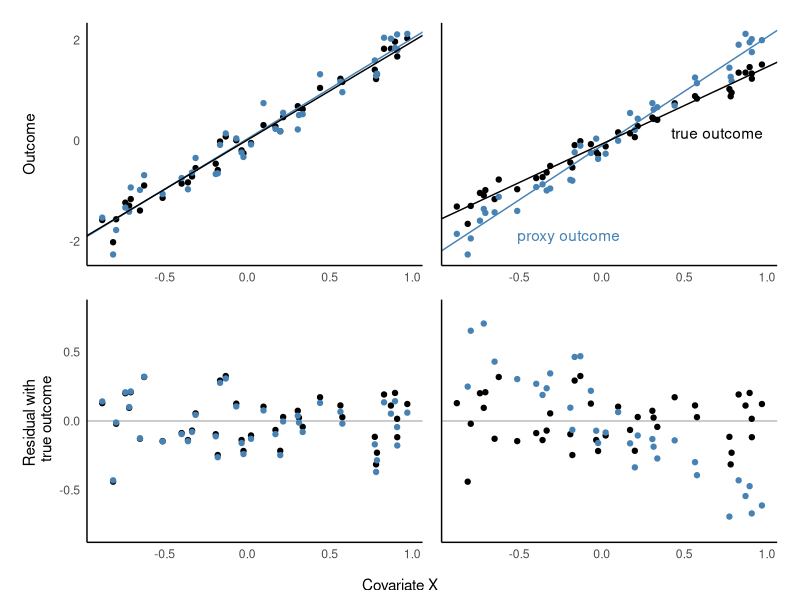

The R script that drew this image:
## ---- chunk 1
library(ggplot2)
## ---- chunk 2
set.seed(123)
n <- 40
epsilon <- rnorm(n, 0, 0.2)
X <- runif(n, -1, 1)
beta <- 2
U <- beta * X + epsilon
Y <- beta * X + epsilon +  rnorm(n, 0, 0.2)
data_reg <- data.frame(Y = Y, U = U, X = X)
mod_true <- lm(U ~ X, data = data_reg)
mod_proxy <- lm(Y ~ X, data = data_reg)

Y2 <- beta * X + (epsilon + rnorm(n, 0, 0.2) + 0.8 * X)
mod_proxy2 <- lm(Y2 ~ X, data = data_reg)
data <-
  data.frame(X = c(X, X),
             Y = c(U, Y),
             label = as.factor(c(rep("t", n), rep("p", n))))
data2 <-
  data.frame(X = c(X, X),
             Y = c(U, Y2),
             label = as.factor(c(rep("t", n), rep("p", n))))
data3 <-
  data.frame(
    X = c(X, X),
    Y = c(U - predict(mod_true, data_reg), U - predict(mod_proxy, data_reg)),
    label = as.factor(c(rep("t", n), rep("p", n)))
  )
data4 <-
  data.frame(
    X = c(X, X),
    Y = c(
      U - predict(mod_true, data_reg),
      U - predict(mod_proxy2, data_reg)
    ),
    label = as.factor(c(rep("t", n), rep("p", n)))
  )

## ---- chunk 3
plot1 <- ggplot() +
  geom_point(data = data, aes(x = X, y = Y, col = label)) +
  scale_colour_manual(values = c("steelblue", "black")) +
  geom_abline(
    intercept = mod_proxy$coefficients[1],
    slope = mod_proxy$coefficients[2],
    color = "steelblue"
  ) +
  geom_abline(
    intercept = mod_true$coefficients[1],
    slope = mod_true$coefficients[2],
    color = "black"
  ) +
  scale_y_continuous(breaks = c(-2, 0, 2)) +
  theme_minimal() +
  theme(
    legend.title = element_blank(),
    legend.position = "none",
    axis.title.x = element_blank(),
    panel.grid.major = element_blank(),
    panel.grid.minor = element_blank(),
    panel.background = element_blank(),
    axis.line = element_line(colour = "black")
  ) +
  ylab("Outcome")

library(patchwork)
plot2 <- ggplot() +
  geom_point(data = data2, aes(x = X, y = Y, col = label)) +
  scale_colour_manual(values = c("steelblue", "black")) +
  geom_abline(
    intercept = mod_proxy2$coefficients[1],
    slope = mod_proxy2$coefficients[2],
    color = "steelblue"
  ) +
  geom_abline(
    intercept = mod_true$coefficients[1],
    slope = mod_true$coefficients[2],
    color = "black"
  ) +
  theme_minimal() +
  theme(
    legend.title = element_blank(),
    legend.position = "none",
    axis.title.y = element_blank(),
    axis.title.x = element_blank(),
    axis.ticks.y = element_blank(),
    axis.text.y = element_blank(),
    panel.grid.major = element_blank(),
    panel.grid.minor = element_blank(),
    panel.background = element_blank(),
    axis.line = element_line(colour = "black")
  ) +
  annotate(
    geom = "text",
    x = -0.2,
    y = -2.3,
    label = "proxy outcome",
    col = "steelblue"
  ) +
  annotate(
    geom = "text",
    x = 0.7,
    y = 0.3,
    label = "true outcome",
    col = "black"
  )

plot3 <- ggplot() +
  geom_abline(intercept = 0,
              slope = 0,
              color = "grey") +
  geom_point(data = data3, aes(x = X, y = Y, col = label)) +
  scale_colour_manual(values = c("steelblue", "black")) +
  scale_y_continuous(breaks = c(-.5, 0, .5), limits = c(-0.8, 0.8)) +
  theme_minimal() +
  theme(
    legend.title = element_blank(),
    legend.position = "none",
    axis.title.x = element_blank(),
    panel.grid.major = element_blank(),
    panel.grid.minor = element_blank(),
    panel.background = element_blank(),
    axis.line = element_line(colour = "black")
  ) +
  ylab("Residual with \n true outcome")

plot4 <- ggplot() +
  geom_abline(intercept = 0,
              slope = 0,
              color = "grey") +
  geom_point(data = data4, aes(x = X, y = Y, col = label)) +
  scale_colour_manual(values = c("steelblue", "black")) +
  scale_y_continuous(breaks = c(-.5, 0, .5), limits = c(-0.8, 0.8)) +
  theme_minimal() +
  theme(
    legend.title = element_blank(),
    legend.position = "none",
    axis.title.y = element_blank(),
    axis.title.x = element_blank(),
    axis.ticks.y = element_blank(),
    axis.text.y = element_blank(),
    panel.grid.major = element_blank(),
    panel.grid.minor = element_blank(),
    panel.background = element_blank(),
    axis.line = element_line(colour = "black")
  )


#pdf("simple_reg_illustration.pdf",7,5)
hpatch <-
  (plot1 + plot2) / (plot3 + plot4) &
  xlab(NULL) & theme(plot.margin = margin(5.5, 5.5, 5.5, 5.5))

wrap_elements(hpatch) +
  labs(tag = "Covariate X") +
  theme(plot.tag = element_text(size = rel(1), angle = 0),
        plot.tag.position = "bottom") 
